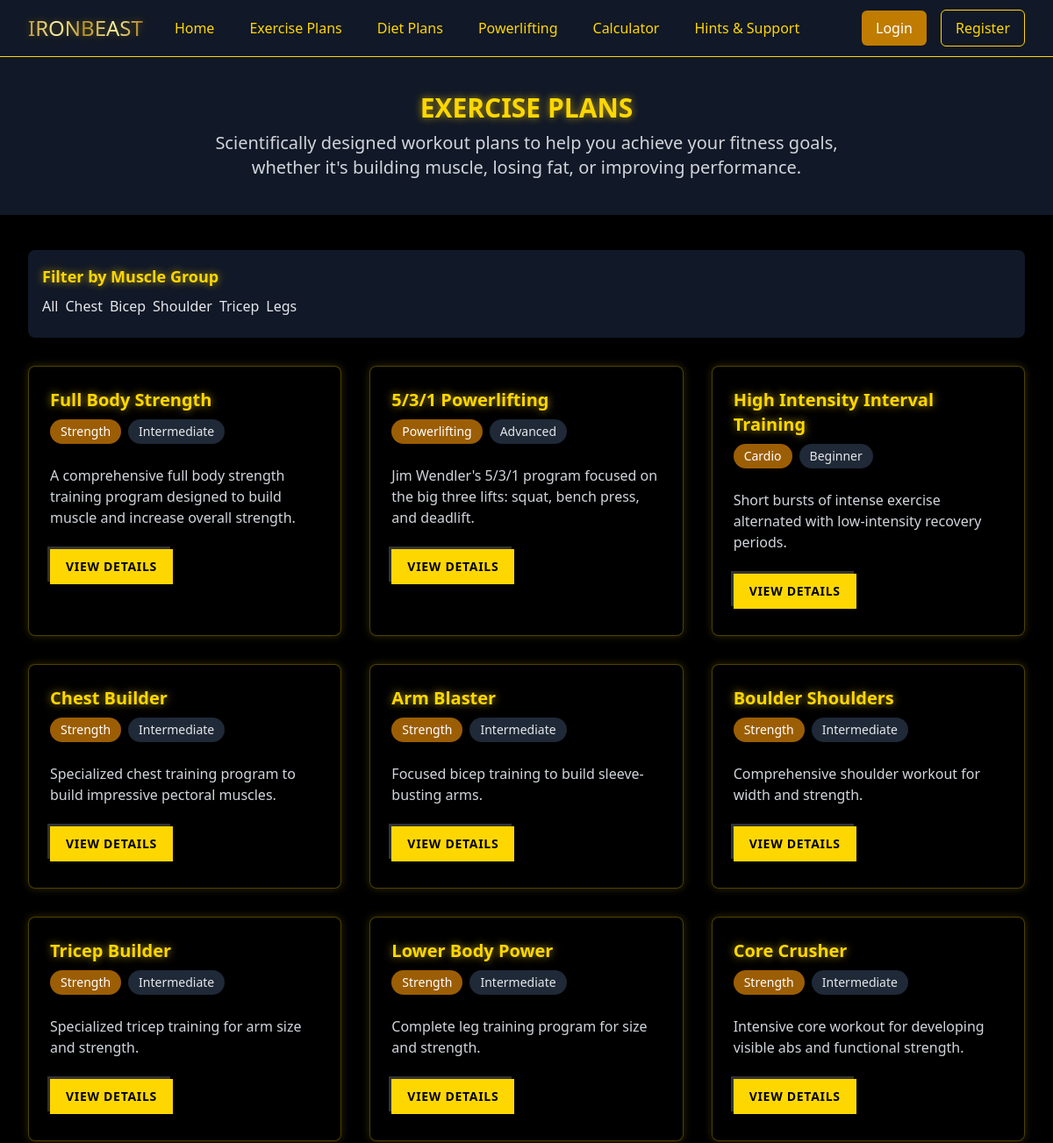
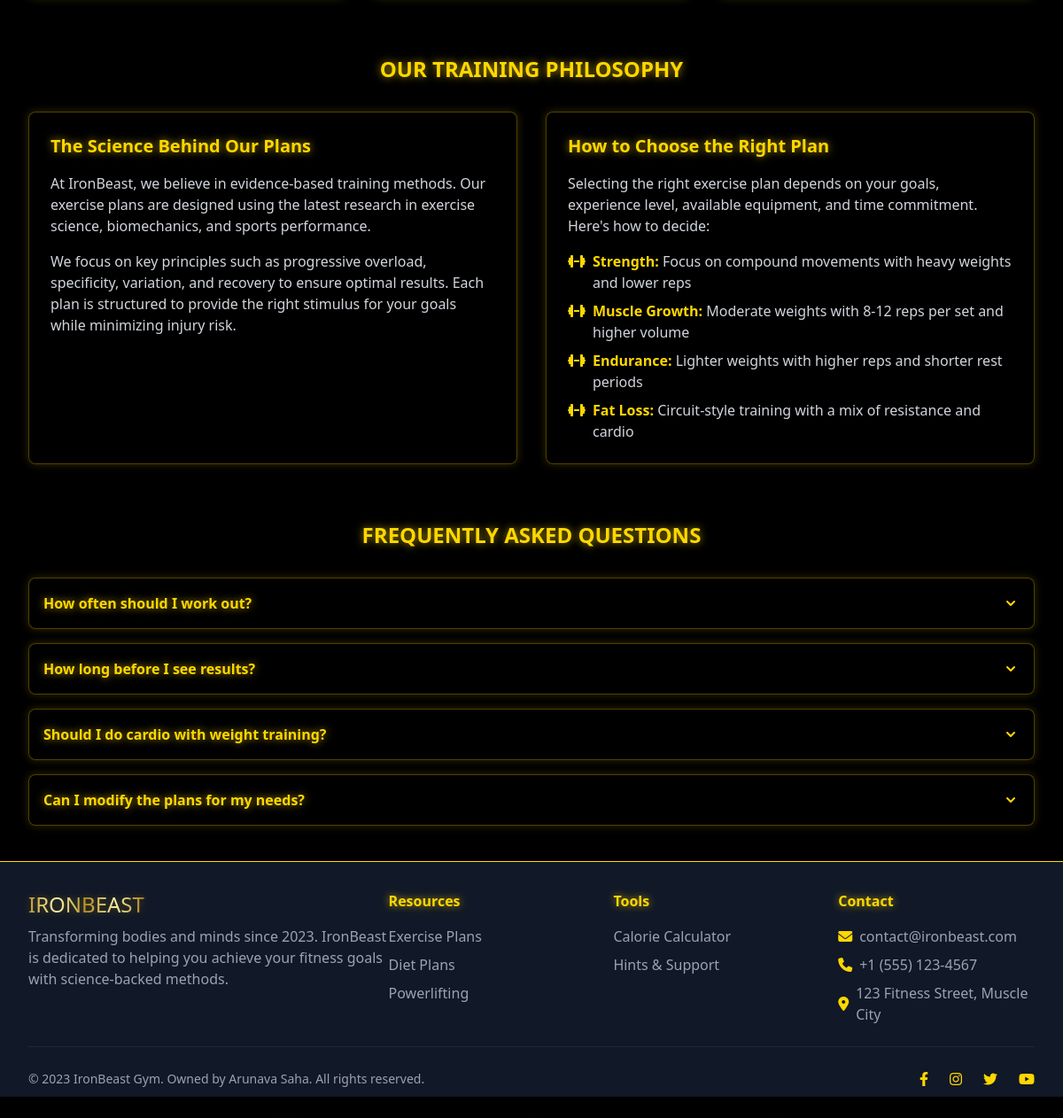
The app's page /exercise-plans with its own data (2 pictures, top to bottom).
### models.py (models this page shows)
class ExercisePlan(db.Model):
    id = db.Column(db.Integer, primary_key=True)
    name = db.Column(db.String(100), nullable=False)
    category = db.Column(db.String(50), nullable=False)  # e.g., "strength", "cardio", "powerlifting"
    description = db.Column(db.Text, nullable=False)
    difficulty = db.Column(db.String(20), nullable=False)  # "beginner", "intermediate", "advanced"
    exercises = db.relationship('Exercise', backref='plan', lazy=True)

### routes.py (the view)
@app.route('/exercise-plans')
def exercise_plans():
    muscle_group = request.args.get('muscle_group')
    plans = ExercisePlan.query.all()
    muscle_groups = db.session.query(Exercise.muscle_group).distinct().all()
    muscle_groups = [m[0] for m in muscle_groups if m[0]]  # Extract unique muscle groups
    return render_template(
        'exercise_plans.html',
        plans=plans,
        muscle_groups=muscle_groups,
        selected_muscle_group=muscle_group
    )

### templates/exercise_plans.html (shortened to what this page needs)
{% extends 'base.html' %}
{% block content %}
    <div class="bg-gray-900 py-10">
        <div class="max-w-7xl mx-auto px-4 sm:px-6 lg:px-8">
            <h1 class="text-3xl font-bold text-center golden-text mb-2">EXERCISE PLANS</h1>
            <p class="text-xl text-center text-gray-300 max-w-3xl mx-auto">
                Scientifically designed workout plans to help you achieve your fitness goals, whether it's building muscle, losing fat, or improving performance.
            </p>
        </div>
    </div>
    <div class="bg-black py-10">
        <div class="max-w-7xl mx-auto px-4 sm:px-6 lg:px-8">
            {% if muscle_groups %}
            <div class="mb-8 bg-gray-900 p-4 rounded-lg">
                <h3 class="text-lg font-semibold golden-text mb-2">Filter by Muscle Group</h3>
                <div class="flex flex-wrap">
                    {% if is_detail %}
                        <a href="{{ url_for('exercise_plan_detail', plan_id=plan.id) }}" class="muscle-group-badge {% if not selected_muscle_group %}selected{% endif %} mb-2 mr-2">
                            All
                        </a>
                        {% for group in muscle_groups %}
                            <a href="{{ url_for('exercise_plan_detail', plan_id=plan.id, muscle_group=group) }}"
                               class="muscle-group-badge {% if selected_muscle_group == group %}selected{% endif %} mb-2 mr-2">
                                {{ group|capitalize }}
                            </a>
                        {% endfor %}
                    {% else %}
                        <a href="{{ url_for('exercise_plans') }}" class="muscle-group-badge {% if not selected_muscle_group %}selected{% endif %} mb-2 mr-2">
                            All
                        </a>
                        {% for group in muscle_groups %}
                            <a href="{{ url_for('muscle_group_exercises', muscle_group=group) }}"
                               class="muscle-group-badge mb-2 mr-2">
                                {{ group|capitalize }}
                            </a>
                        {% endfor %}
                    {% endif %}
                </div>
            </div>
            {% endif %}
            {% if is_detail is defined and is_detail %}
                <div class="mb-8">
                    <a href="{{ url_for('exercise_plans') }}" class="text-gold-500 hover:text-gold-400 flex items-center mb-4">
                        <i class="fas fa-arrow-left mr-2"></i> Back to All Plans
                    </a>
                    <div class="golden-card rounded-lg p-6">
                        <h2 class="text-2xl font-bold golden-text mb-2">{{ plan.name }}</h2>
                        <div class="flex flex-wrap items-center mb-4 text-sm">
                            <span class="bg-gold-800 text-white px-3 py-1 rounded-full mr-2 mb-2">{{ plan.category|capitalize }}</span>
                            <span class="bg-gray-800 text-gray-200 px-3 py-1 rounded-full mb-2">{{ plan.difficulty|capitalize }}</span>
                        </div>
                        <p class="text-gray-300 mb-6">{{ plan.description }}</p>
                        <h3 class="text-xl font-semibold golden-text mb-4">Exercises</h3>
                        <div class="grid grid-cols-1 md:grid-cols-2 gap-4">
                            {% for exercise in exercises %}
                                <div class="bg-gray-900 rounded-lg p-4 border border-gray-800">
                                    <h4 class="font-semibold golden-text mb-2">{{ exercise.name }}</h4>
                                    <p class="text-gray-400 text-sm mb-3">{{ exercise.description }}</p>
                                    <div class="grid grid-cols-3 gap-2 text-sm">
                                        <div class="bg-black p-2 rounded">
                                            <span class="text-gray-500">Sets</span>
                                            <p class="text-gold-500">{{ exercise.sets }}</p>
                                        </div>
                                        <div class="bg-black p-2 rounded">
                                            <span class="text-gray-500">Reps</span>
                                            <p class="text-gold-500">{{ exercise.reps }}</p>
                                        </div>
                                        <div class="bg-black p-2 rounded">
                                            <span class="text-gray-500">Rest</span>
                                            <p class="text-gold-500">{{ exercise.rest }}</p>
                                        </div>
                                    </div>
                                </div>
                            {% endfor %}
                        </div>
                        <div class="mt-8 pt-6 border-t border-gray-800">
                            <h3 class="text-xl font-semibold golden-text mb-4">Training Tips</h3>
                            <ul class="space-y-2 text-gray-300">
                                <li class="flex items-start">
                                    <i class="fas fa-check-circle text-gold-500 mt-1 mr-2"></i>
                                    <span>Warm up properly before each workout with 5-10 minutes of light cardio and dynamic stretching.</span>
                                </li>
                                <li class="flex items-start">
                                    <i class="fas fa-check-circle text-gold-500 mt-1 mr-2"></i>
                                    <span>Focus on proper form rather than lifting heavy weights with poor technique.</span>
                                </li>
                                <li class="flex items-start">
                                    <i class="fas fa-check-circle text-gold-500 mt-1 mr-2"></i>
                                    <span>Progressive overload is key - gradually increase the weight, reps, or sets over time.</span>
                                </li>
                                <li class="flex items-start">
                                    <i class="fas fa-check-circle text-gold-500 mt-1 mr-2"></i>
                                    <span>Rest at least 48 hours between training the same muscle group.</span>
                                </li>
                                <li class="flex items-start">
                                    <i class="fas fa-check-circle text-gold-500 mt-1 mr-2"></i>
                                    <span>Track your workouts to ensure progression and stay motivated.</span>
                                </li>
                            </ul>
                        </div>
                    </div>
                </div>
            {% else %}
                <div class="grid grid-cols-1 md:grid-cols-3 gap-8">
                    {% for plan in plans %}
                        <div class="golden-card rounded-lg p-6 animate-on-scroll opacity-0" style="animation-delay: {{ loop.index0 * 0.1 }}s;">
                            <h2 class="text-xl font-bold golden-text mb-2">{{ plan.name }}</h2>
                            <div class="flex flex-wrap items-center mb-4 text-sm">
                                <span class="bg-gold-800 text-white px-3 py-1 rounded-full mr-2 mb-2">{{ plan.category|capitalize }}</span>
                                <span class="bg-gray-800 text-gray-200 px-3 py-1 rounded-full mb-2">{{ plan.difficulty|capitalize }}</span>
                            </div>
                            <p class="text-gray-300 mb-6">{{ plan.description }}</p>
                            <a href="{{ url_for('exercise_plan_detail', plan_id=plan.id) }}" class="pixel-button inline-block text-sm">
                                VIEW DETAILS
                            </a>
                        </div>
                    {% endfor %}
                </div>
                <div class="mt-16">
                    <h2 class="text-2xl font-bold text-center golden-text mb-8">OUR TRAINING PHILOSOPHY</h2>
                    <div class="grid grid-cols-1 md:grid-cols-2 gap-8">
                        <div class="golden-card rounded-lg p-6">
                            <h3 class="text-xl font-semibold golden-text mb-4">The Science Behind Our Plans</h3>
                            <p class="text-gray-300 mb-4">
                                At IronBeast, we believe in evidence-based training methods. Our exercise plans are designed using the latest research in exercise science, biomechanics, and sports performance.
                            </p>
                            <p class="text-gray-300">
                                We focus on key principles such as progressive overload, specificity, variation, and recovery to ensure optimal results. Each plan is structured to provide the right stimulus for your goals while minimizing injury risk.
                            </p>
                        </div>
                        <div class="golden-card rounded-lg p-6">
                            <h3 class="text-xl font-semibold golden-text mb-4">How to Choose the Right Plan</h3>
                            <p class="text-gray-300 mb-4">
                                Selecting the right exercise plan depends on your goals, experience level, available equipment, and time commitment. Here's how to decide:
                            </p>
                            <ul class="space-y-2 text-gray-300">
                                <li class="flex items-start">
                                    <i class="fas fa-dumbbell text-gold-500 mt-1 mr-2"></i>
                                    <span><strong class="text-gold-500">Strength:</strong> Focus on compound movements with heavy weights and lower reps</span>
                                </li>
                                <li class="flex items-start">
                                    <i class="fas fa-dumbbell text-gold-500 mt-1 mr-2"></i>
                                    <span><strong class="text-gold-500">Muscle Growth:</strong> Moderate weights with 8-12 reps per set and higher volume</span>
                                </li>
                                <li class="flex items-start">
                                    <i class="fas fa-dumbbell text-gold-500 mt-1 mr-2"></i>
                                    <span><strong class="text-gold-500">Endurance:</strong> Lighter weights with higher reps and shorter rest periods</span>
                                </li>
                                <li class="flex items-start">
                                    <i class="fas fa-dumbbell text-gold-500 mt-1 mr-2"></i>
                                    <span><strong class="text-gold-500">Fat Loss:</strong> Circuit-style training with a mix of resistance and cardio</span>
                                </li>
                            </ul>
                        </div>
                    </div>
                </div>
                <div class="mt-16">
                    <h2 class="text-2xl font-bold text-center golden-text mb-8">FREQUENTLY ASKED QUESTIONS</h2>
                    <div class="space-y-4">
                        <div class="golden-card rounded-lg">
                            <button class="faq-button w-full p-4 text-left flex justify-between items-center">
                                <span class="font-semibold golden-text">How often should I work out?</span>
                                <svg class="h-5 w-5 text-gold-500" xmlns="http://www.w3.org/2000/svg" viewBox="0 0 20 20" fill="currentColor">
                                    <path fill-rule="evenodd" d="M5.293 7.293a1 1 0 011.414 0L10 10.586l3.293-3.293a1 1 0 111.414 1.414l-4 4a1 1 0 01-1.414 0l-4-4a1 1 0 010-1.414z" clip-rule="evenodd" />
                                </svg>
                            </button>
                        </div>
                        <div class="golden-card rounded-lg">
                            <button class="faq-button w-full p-4 text-left flex justify-between items-center">
                                <span class="font-semibold golden-text">How long before I see results?</span>
                                <svg class="h-5 w-5 text-gold-500" xmlns="http://www.w3.org/2000/svg" viewBox="0 0 20 20" fill="currentColor">
                                    <path fill-rule="evenodd" d="M5.293 7.293a1 1 0 011.414 0L10 10.586l3.293-3.293a1 1 0 111.414 1.414l-4 4a1 1 0 01-1.414 0l-4-4a1 1 0 010-1.414z" clip-rule="evenodd" />
                                </svg>
                            </button>
                        </div>
                        <div class="golden-card rounded-lg">
                            <button class="faq-button w-full p-4 text-left flex justify-between items-center">
                                <span class="font-semibold golden-text">Should I do cardio with weight training?</span>
                                <svg class="h-5 w-5 text-gold-500" xmlns="http://www.w3.org/2000/svg" viewBox="0 0 20 20" fill="currentColor">
                                    <path fill-rule="evenodd" d="M5.293 7.293a1 1 0 011.414 0L10 10.586l3.293-3.293a1 1 0 111.414 1.414l-4 4a1 1 0 01-1.414 0l-4-4a1 1 0 010-1.414z" clip-rule="evenodd" />
                                </svg>
                            </button>
                        </div>
                        <div class="golden-card rounded-lg">
                            <button class="faq-button w-full p-4 text-left flex justify-between items-center">
                                <span class="font-semibold golden-text">Can I modify the plans for my needs?</span>
                                <svg class="h-5 w-5 text-gold-500" xmlns="http://www.w3.org/2000/svg" viewBox="0 0 20 20" fill="currentColor">
                                    <path fill-rule="evenodd" d="M5.293 7.293a1 1 0 011.414 0L10 10.586l3.293-3.293a1 1 0 111.414 1.414l-4 4a1 1 0 01-1.414 0l-4-4a1 1 0 010-1.414z" clip-rule="evenodd" />
                                </svg>
                            </button>
                        </div>
                    </div>
                </div>
            {% endif %}
        </div>
    </div>
{% endblock %}

### records on screen
ExercisePlan: name "Full Body Strength", category "Strength", difficulty "Intermediate", description "A comprehensive full body strength training program designed to build muscle and increase overall strength."
ExercisePlan: name "5/3/1 Powerlifting", category "Powerlifting", difficulty "Advanced", description "Jim Wendler's 5/3/1 program focused on the big three lifts: squat, bench press, and deadlift."
ExercisePlan: name "High Intensity Interval Training", category "Cardio", difficulty "Beginner", description "Short bursts of intense exercise alternated with low-intensity recovery periods."
ExercisePlan: name "Chest Builder", category "Strength", difficulty "Intermediate", description "Specialized chest training program to build impressive pectoral muscles."
ExercisePlan: name "Arm Blaster", category "Strength", difficulty "Intermediate", description "Focused bicep training to build sleeve-busting arms."
ExercisePlan: name "Boulder Shoulders", category "Strength", difficulty "Intermediate", description "Comprehensive shoulder workout for width and strength."
ExercisePlan: name "Tricep Builder", category "Strength", difficulty "Intermediate", description "Specialized tricep training for arm size and strength."
ExercisePlan: name "Lower Body Power", category "Strength", difficulty "Intermediate", description "Complete leg training program for size and strength."
ExercisePlan: name "Core Crusher", category "Strength", difficulty "Intermediate", description "Intensive core workout for developing visible abs and functional strength."

### other values on screen
{{ group|capitalize }} "Chest" "Bicep" "Shoulder" "Tricep" "Legs"
